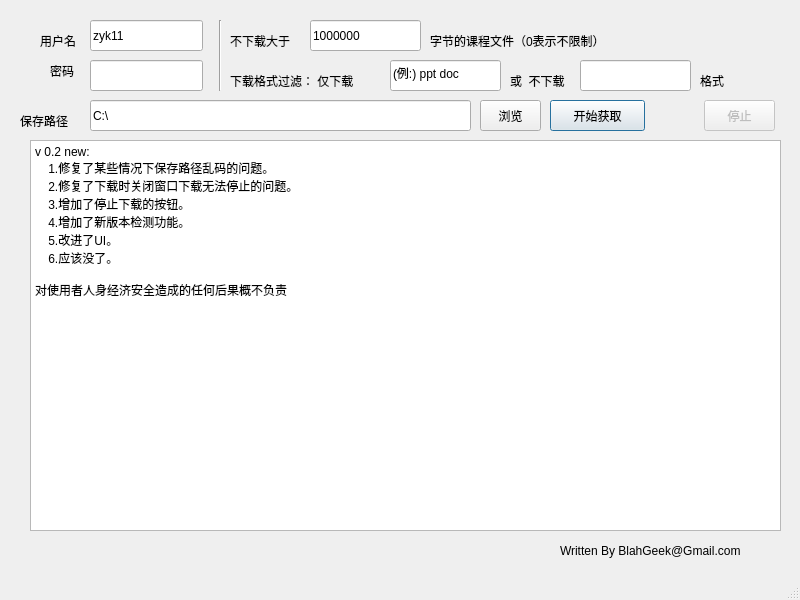
<?xml version="1.0" encoding="UTF-8"?>
<ui version="4.0">
 <class>main_window</class>
 <widget class="QMainWindow" name="main_window">
  <property name="geometry">
   <rect>
    <x>0</x>
    <y>0</y>
    <width>800</width>
    <height>600</height>
   </rect>
  </property>
  <property name="windowTitle">
   <string>清华学堂信息获取器</string>
  </property>
  <widget class="QWidget" name="centralwidget">
   <widget class="QLineEdit" name="user_input">
    <property name="geometry">
     <rect>
      <x>90</x>
      <y>20</y>
      <width>113</width>
      <height>31</height>
     </rect>
    </property>
    <property name="text">
     <string>zyk11</string>
    </property>
   </widget>
   <widget class="QLineEdit" name="password_input">
    <property name="geometry">
     <rect>
      <x>90</x>
      <y>60</y>
      <width>113</width>
      <height>31</height>
     </rect>
    </property>
    <property name="inputMethodHints">
     <set>Qt::ImhHiddenText|Qt::ImhNoAutoUppercase|Qt::ImhNoPredictiveText</set>
    </property>
    <property name="text">
     <string/>
    </property>
    <property name="echoMode">
     <enum>QLineEdit::Password</enum>
    </property>
   </widget>
   <widget class="QLineEdit" name="size_limit_input">
    <property name="geometry">
     <rect>
      <x>310</x>
      <y>20</y>
      <width>111</width>
      <height>31</height>
     </rect>
    </property>
    <property name="inputMethodHints">
     <set>Qt::ImhDigitsOnly</set>
    </property>
    <property name="text">
     <string>1000000</string>
    </property>
   </widget>
   <widget class="QLineEdit" name="type_except_input">
    <property name="geometry">
     <rect>
      <x>580</x>
      <y>60</y>
      <width>111</width>
      <height>31</height>
     </rect>
    </property>
    <property name="text">
     <string/>
    </property>
   </widget>
   <widget class="QLineEdit" name="type_only_input">
    <property name="geometry">
     <rect>
      <x>390</x>
      <y>60</y>
      <width>111</width>
      <height>31</height>
     </rect>
    </property>
    <property name="text">
     <string>(例:) ppt doc </string>
    </property>
   </widget>
   <widget class="QPushButton" name="ok">
    <property name="enabled">
     <bool>true</bool>
    </property>
    <property name="geometry">
     <rect>
      <x>550</x>
      <y>100</y>
      <width>95</width>
      <height>31</height>
     </rect>
    </property>
    <property name="text">
     <string>开始获取</string>
    </property>
    <property name="default">
     <bool>true</bool>
    </property>
   </widget>
   <widget class="QLineEdit" name="path">
    <property name="geometry">
     <rect>
      <x>90</x>
      <y>100</y>
      <width>381</width>
      <height>31</height>
     </rect>
    </property>
    <property name="text">
     <string>C:\</string>
    </property>
    <property name="readOnly">
     <bool>true</bool>
    </property>
   </widget>
   <widget class="QPushButton" name="select_path_button">
    <property name="geometry">
     <rect>
      <x>480</x>
      <y>100</y>
      <width>61</width>
      <height>31</height>
     </rect>
    </property>
    <property name="text">
     <string>浏览</string>
    </property>
   </widget>
   <widget class="QPlainTextEdit" name="progress">
    <property name="geometry">
     <rect>
      <x>30</x>
      <y>140</y>
      <width>751</width>
      <height>391</height>
     </rect>
    </property>
    <property name="plainText">
     <string>v 0.2 new:
    1.修复了某些情况下保存路径乱码的问题。
    2.修复了下载时关闭窗口下载无法停止的问题。
    3.增加了停止下载的按钮。
    4.增加了新版本检测功能。
    5.改进了UI。
    6.应该没了。

对使用者人身经济安全造成的任何后果概不负责


</string>
    </property>
   </widget>
   <widget class="QLabel" name="label">
    <property name="geometry">
     <rect>
      <x>40</x>
      <y>30</y>
      <width>51</width>
      <height>21</height>
     </rect>
    </property>
    <property name="text">
     <string>用户名</string>
    </property>
   </widget>
   <widget class="QLabel" name="label_2">
    <property name="geometry">
     <rect>
      <x>50</x>
      <y>60</y>
      <width>31</width>
      <height>21</height>
     </rect>
    </property>
    <property name="text">
     <string>密码</string>
    </property>
   </widget>
   <widget class="QLabel" name="label_3">
    <property name="geometry">
     <rect>
      <x>20</x>
      <y>110</y>
      <width>66</width>
      <height>21</height>
     </rect>
    </property>
    <property name="text">
     <string>保存路径</string>
    </property>
   </widget>
   <widget class="QLabel" name="label_4">
    <property name="geometry">
     <rect>
      <x>230</x>
      <y>30</y>
      <width>81</width>
      <height>21</height>
     </rect>
    </property>
    <property name="text">
     <string>不下载大于</string>
    </property>
   </widget>
   <widget class="QLabel" name="label_5">
    <property name="geometry">
     <rect>
      <x>430</x>
      <y>30</y>
      <width>221</width>
      <height>21</height>
     </rect>
    </property>
    <property name="text">
     <string>字节的课程文件（0表示不限制）</string>
    </property>
   </widget>
   <widget class="Line" name="line">
    <property name="geometry">
     <rect>
      <x>210</x>
      <y>20</y>
      <width>20</width>
      <height>71</height>
     </rect>
    </property>
    <property name="orientation">
     <enum>Qt::Vertical</enum>
    </property>
   </widget>
   <widget class="QLabel" name="label_6">
    <property name="geometry">
     <rect>
      <x>230</x>
      <y>70</y>
      <width>161</width>
      <height>21</height>
     </rect>
    </property>
    <property name="text">
     <string>下载格式过滤： 仅下载</string>
    </property>
   </widget>
   <widget class="QLabel" name="label_7">
    <property name="geometry">
     <rect>
      <x>510</x>
      <y>70</y>
      <width>71</width>
      <height>21</height>
     </rect>
    </property>
    <property name="text">
     <string>或  不下载</string>
    </property>
   </widget>
   <widget class="QLabel" name="label_8">
    <property name="geometry">
     <rect>
      <x>700</x>
      <y>70</y>
      <width>31</width>
      <height>21</height>
     </rect>
    </property>
    <property name="text">
     <string>格式</string>
    </property>
   </widget>
   <widget class="QLabel" name="label_9">
    <property name="geometry">
     <rect>
      <x>560</x>
      <y>540</y>
      <width>221</width>
      <height>21</height>
     </rect>
    </property>
    <property name="text">
     <string>Written By BlahGeek@Gmail.com</string>
    </property>
   </widget>
   <widget class="QPushButton" name="cancel_button">
    <property name="enabled">
     <bool>false</bool>
    </property>
    <property name="geometry">
     <rect>
      <x>704</x>
      <y>100</y>
      <width>71</width>
      <height>31</height>
     </rect>
    </property>
    <property name="text">
     <string>停止</string>
    </property>
   </widget>
  </widget>
  <widget class="QStatusBar" name="statusbar"/>
 </widget>
 <resources/>
 <connections>
  <connection>
   <sender>ok</sender>
   <signal>clicked()</signal>
   <receiver>main_window</receiver>
   <slot>submit()</slot>
   <hints>
    <hint type="sourcelabel">
     <x>550</x>
     <y>130</y>
    </hint>
    <hint type="destinationlabel">
     <x>472</x>
     <y>502</y>
    </hint>
   </hints>
  </connection>
  <connection>
   <sender>select_path_button</sender>
   <signal>clicked()</signal>
   <receiver>main_window</receiver>
   <slot>select_path()</slot>
   <hints>
    <hint type="sourcelabel">
     <x>519</x>
     <y>441</y>
    </hint>
    <hint type="destinationlabel">
     <x>618</x>
     <y>446</y>
    </hint>
   </hints>
  </connection>
  <connection>
   <sender>cancel_button</sender>
   <signal>clicked()</signal>
   <receiver>main_window</receiver>
   <slot>cancel_run()</slot>
   <hints>
    <hint type="sourcelabel">
     <x>738</x>
     <y>116</y>
    </hint>
    <hint type="destinationlabel">
     <x>704</x>
     <y>19</y>
    </hint>
   </hints>
  </connection>
 </connections>
 <slots>
  <slot>submit()</slot>
  <slot>select_path()</slot>
  <slot>cancel_run()</slot>
 </slots>
</ui>
